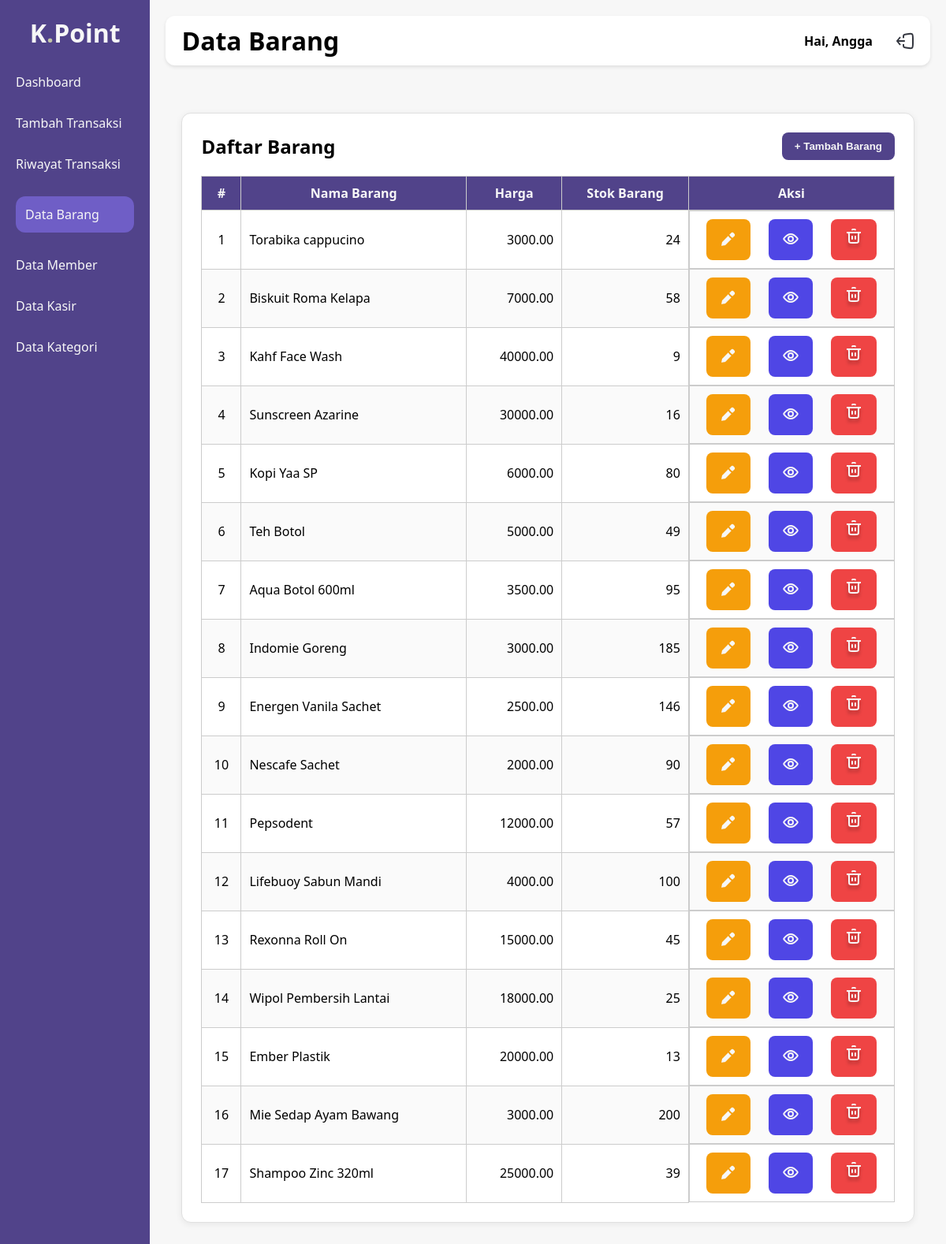
The page /data-barang.php (signed in) on the database its author committed.
### tables this page shows
CREATE TABLE `barang` (
  `id_barang` int(11) NOT NULL,
  `nama_barang` varchar(255) DEFAULT NULL,
  `harga` decimal(10,2) DEFAULT NULL,
  `stok_barang` int(4) DEFAULT NULL
);

### data-barang.php (the view, shortened to what this page needs)
<?php
include 'koneksi.php';
?>
<!DOCTYPE html>
<html lang="en">
<head>
    <link rel="stylesheet" href="assets/css/style.css?v=<?= time(); ?>">
</head>
<body>
    <div class="wrapper">
        <div class="sidebar">
            <ul>
                <li><a href="index.php" class="logo">K<span>.</span>Point</a></li>
                <li><a href="index.php" class="nav-link">Dashboard</a></li>
                <li><a href="tambah-transaksi.php" class="nav-link">Tambah Transaksi</a></li>
                <li><a href="riwayat.php" class="nav-link">Riwayat Transaksi</a></li>
                <li><a href="data-barang.php" class="nav-link active">Data Barang</a></li>
                <li><a href="data-member.php" class="nav-link">Data Member</a></li>
                <li><a href="data-kasir.php" class="nav-link">Data Kasir</a></li>
                <li><a href="data-kategori.php" class="nav-link">Data Kategori</a></li>
            </ul>
        </div>
        <div class="main-content" id="main-content">
            <div class="judul">
                <h1>Data Barang</h1>
                <div class="profil">
                    <h4>Hai, <?= $_SESSION['nama']; ?> </h4>
                    <img src="assets/icons/logout/logout.svg" alt="Logout" onclick="konfirmasiLogout()" style="cursor:pointer;">
                </div>
            </div>
            <div class="content">
                <section class="card">
                    <div class="card-header">
                        <h2>Daftar Barang</h2>
                        <button class="btn-tambah" onclick="tambahBarang()">
                        + Tambah Barang
                        </button>
                    </div>
                    <div class="table-container">
                    <table class="data-table">
                        <thead>
                            <tr>
                            <th scope="col">#</th>
                            <th scope="col">Nama Barang</th>
                            <th scope="col">Harga</th>
                            <th scope="col">Stok Barang</th>
                            <th scope="col">Aksi</th>
                            </tr>
                        </thead>
                        <tbody>
                            <?php
                                                    $sqlbrg1 = "select * from barang order by id_barang";
                                                    $qbrg1   = mysqli_query($koneksi,$sqlbrg1);
                                                    $urut = 1;
                                                    while ($rbrg1 = mysqli_fetch_array($qbrg1)) {
                                                        $nama_barang = $rbrg1['nama_barang'];
                                                        $harga = $rbrg1['harga'];
                                                        $stok_barang = $rbrg1['stok_barang'];
                                                    ?>
                        <tr>
                            <td><?php echo $urut++ ?></td>
                            <td><?php echo $nama_barang ?></td>
                            <td><?php echo $harga ?></td>
                            <td><?php echo $stok_barang ?></td>
                            <td>
                                <button
                                type="button"
                                class="editBtn"
                                data-id-barang="<?php echo $rbrg1['id_barang']; ?>" onclick="editBarang(event)"><img src="assets/icons/edit/Edit_fill.svg" alt="">
                                </button>
                                <button
                                type="button"
                                class="showBtn"
                                data-id-barang="<?php echo $rbrg1['id_barang']; ?>" onclick="showBarang(event)"><img src="assets/icons/view/View.svg" alt="">
                                </button>
                                <button type="button" class="deleteBtn"
                                data-id-barang="<?php echo $rbrg1['id_barang']; ?>"><img src="assets/icons/trash/Trash.svg" alt=""></button
                                >
                            </td>
                        </tr>
                        <?php } ?>
                        </tbody>
                    </table>
                    </div>
                </section>
            </div>
        </div>
    </div>
</body>
</html>

### assets/css/style.css (style rules this page uses)
:root { --kuning: #6f5ec6; --bg-color: #f7f7f7; --sidebar-width: 220px; --hitam: #51438a; }
* { margin: 0; padding: 0; box-sizing: border-box; scroll-behavior: smooth; }
body { font-family: "Segoe UI", sans-serif; display: flex; min-height: 100vh; }
.wrapper { display: flex; width: 100vw; min-height: 100vh; }
.sidebar { display: block; width: var(--sidebar-width); background: var(--hitam); color: var(--bg-color); padding: 20px; min-height: 100vh; transition: all 0.3s ease-in-out; }
.sidebar ul { list-style: none; padding: 0; }
.sidebar .logo { color: var(--bg-color); text-align: center; font-size: 2em; margin: 0 0 30px; font-weight: 900; }
.sidebar .logo span { color: #c3c5a7; }
.sidebar li a { display: block; color: var(--bg-color); text-decoration: none; margin: 30px 0; transition: 0.2s; }
.nav-link.active { background-color: var(--kuning); padding: 12px; border-radius: 12px; color: var(--bg-color); font-weight: 500; }
.main-content { flex-grow: 1; width: 100%; background: var(--bg-color); padding: 20px; }
.judul { background: white; padding: 10px 20px; box-shadow: 0 2px 4px rgba(0, 0, 0, 0.1); margin-bottom: 20px; display: flex; border-radius: 12px; justify-content: space-between; align-items: center; }
.profil { display: flex; justify-content: space-between; align-items: center; width: 140px; }
.content { padding: 40px 20px; width: 100%; max-width: 100%; box-sizing: border-box; margin: 0 auto; }
.card { background: white; border-radius: 12px; padding: 20px; box-shadow: 0 4px 12px rgba(0, 0, 0, 0.1); width: 100%; border: 1px solid #e0e0e0; box-sizing: border-box; }
.card-header { display: flex; justify-content: space-between; align-items: center; margin-bottom: 20px; }
.card-header h2 { margin: 0; font-size: 1.5em; }
.btn-tambah { background-color: var(--hitam); border: none; padding: 10px 16px; color: var(--bg-color); border-radius: 8px; font-weight: bold; cursor: pointer; transition: background 0.3s ease; }
.table-container { overflow-x: auto; }
.data-table { width: 100%; border-collapse: collapse; min-width: 600px; font-size: 16px; }
.data-table th, .data-table td { border: 1px solid #ccc; padding: 10px; text-align: left; }
.data-table th { background-color: #51438a; font-weight: bold; color: var(--bg-color); }
.data-table tbody tr:nth-child(even) { background-color: #fafafa; }
.data-table th:nth-child(1), .data-table td:nth-child(1) { width: 50px; text-align: center; }
.data-table th { text-align: center; }
.data-table td:nth-child(3), .data-table td:nth-child(4) { text-align: right; }
.data-table td:last-child { display: flex; justify-content: space-around; }
.card { background: #fff; border-radius: 12px; box-shadow: 0 2px 8px rgba(0, 0, 0, 0.07); padding: 24px; min-height: 120px; display: flex; flex-direction: column; justify-content: center; }
.editBtn { background-color: #f59e0b; color: white; border: none; padding: 10px 16px; border-radius: 8px; cursor: pointer; }
.showBtn { background-color: #4f46e5; color: white; border: none; padding: 10px 16px; border-radius: 8px; cursor: pointer; }
.deleteBtn { background-color: #ef4444; color: white; border: none; padding: 10px 16px; border-radius: 8px; cursor: pointer; }

### rows shown on the page
barang: nama_barang "Torabika cappucino", harga "3000.00", stok_barang "24"
barang: nama_barang "Biskuit Roma Kelapa", harga "7000.00", stok_barang "58"
barang: nama_barang "Kahf Face Wash", harga "40000.00", stok_barang "9"
barang: nama_barang "Sunscreen Azarine", harga "30000.00", stok_barang "16"
barang: nama_barang "Kopi Yaa SP", harga "6000.00", stok_barang "80"
barang: nama_barang "Teh Botol", harga "5000.00", stok_barang "49"
barang: nama_barang "Aqua Botol 600ml", harga "3500.00", stok_barang "95"
barang: nama_barang "Indomie Goreng", harga "3000.00", stok_barang "185"
barang: nama_barang "Energen Vanila Sachet", harga "2500.00", stok_barang "146"
barang: nama_barang "Nescafe Sachet", harga "2000.00", stok_barang "90"
barang: nama_barang "Pepsodent", harga "12000.00", stok_barang "57"
barang: nama_barang "Lifebuoy Sabun Mandi", harga "4000.00", stok_barang "100"
barang: nama_barang "Rexonna Roll On", harga "15000.00", stok_barang "45"
barang: nama_barang "Wipol Pembersih Lantai", harga "18000.00", stok_barang "25"
barang: nama_barang "Ember Plastik", harga "20000.00", stok_barang "13"
barang: nama_barang "Mie Sedap Ayam Bawang", harga "3000.00", stok_barang "200"
barang: nama_barang "Shampoo Zinc 320ml", harga "25000.00", stok_barang "39"

### other values the page prints
$_SESSION['nama'] "Angga"
